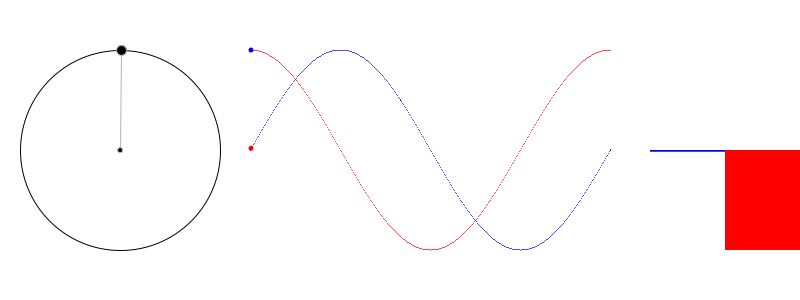
Frame 1 (no input)
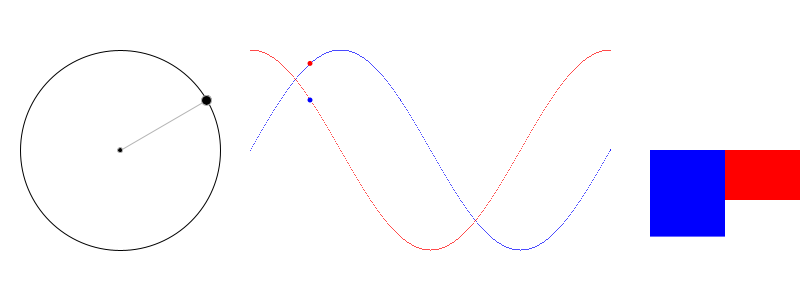
Frame 60 (the mouse pressed at the canvas centre just before this capture)
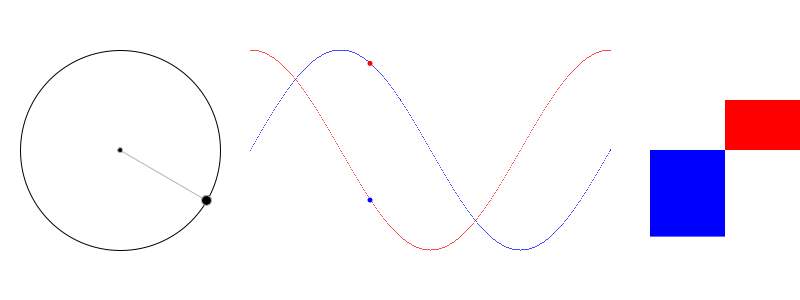
Frame 120 (the mouse held since frame 60 and released just before this capture)

The Processing sketch that drew these frames (run headless with seeded random() and noise(); from frame 60 on, the mouse is pressed at the canvas centre):

// Processing sketch: processing_152510
// ── processing_152510.pde

float ball_x;
float ball_y;
int radius; 
float current_x; 
float current_y;

void setup(){
  size(800,300);
  current_x = 120;
  current_y = height/2;
  radius = 100;
}
void draw(){
   background(255);
   //radius = height/2;
   float radians = radians(frameCount % 360);
   ball_x = current_x + radius*sin(radians);
   ball_y = current_y - radius*cos(radians);
   //circle
   fill(255);
   stroke(0);
   ellipse(current_x,current_y,radius*2,radius*2);
   
   //line
   stroke(180);
   line(current_x,current_y,ball_x,ball_y);
   //rotating ball
   fill(0);
   ellipse(ball_x,ball_y,10,10);
   //centerPoint
   fill(0);
   ellipse(current_x,current_y,5.0,5.0);
   
   //sin cos
   for(int i = 0 ; i <= 360;i++){
     //sin
     float rad = radians(i);
     stroke(0,0,255);
     point(250+i,height/2-radius*sin(rad));
     //cos
     stroke(255,0,0);
     point(250+i,height/2-radius*cos(rad));   
   }
    //point
    int increaseForSinCosBall = frameCount % 360;
    //point2
    float sinBall_x = 250 + increaseForSinCosBall;
    float sinBall_y = height/2-radius*sin(radians);
    float cosBall_x = 250 + increaseForSinCosBall;
    float cosBall_y = height/2-radius*cos(radians);
    
    noStroke();
    fill(255,0,0);
    ellipse(sinBall_x,sinBall_y,5,5);
    fill(0,0,255);
    ellipse(cosBall_x,cosBall_y,5,5);
    
    fill(0,0,255);
    rect(650,height/2,75,radius*sin(radians));
    fill(255,0,0);
    rect(725,height/2,75,radius*cos(radians));
    
     

}
